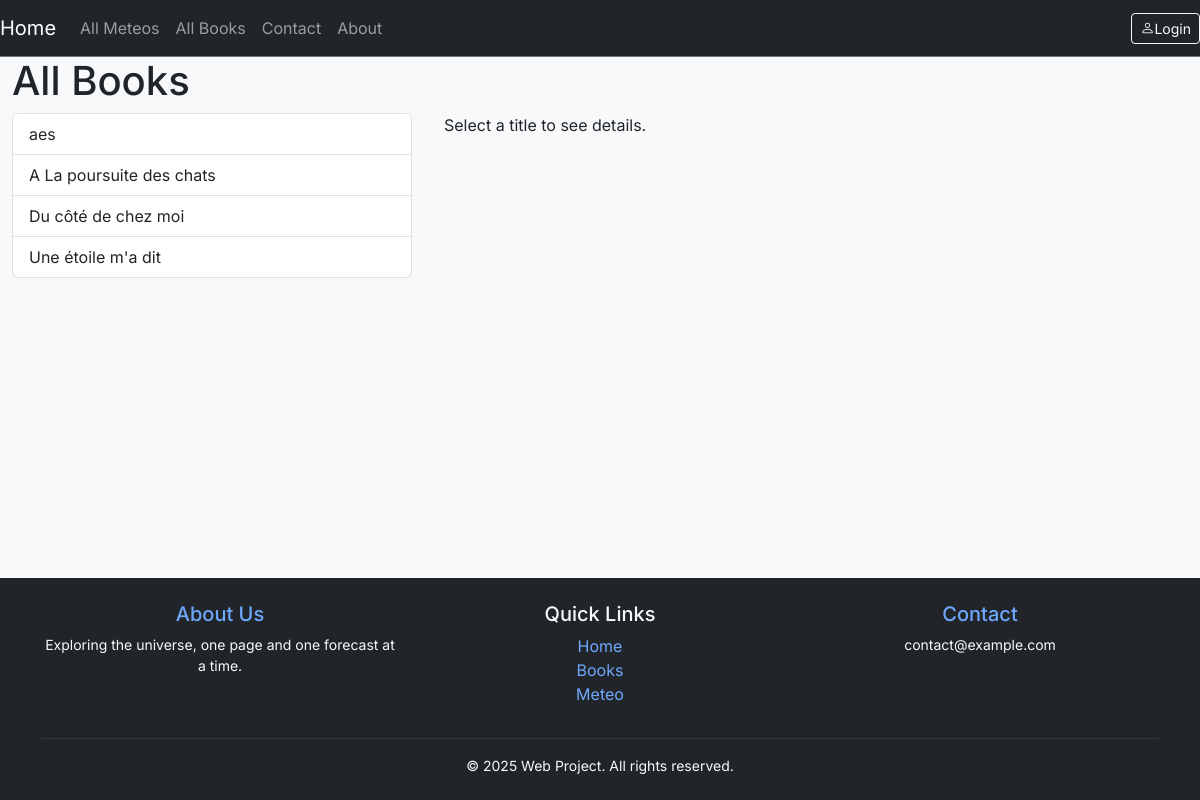
Page /book/ on the earlier database version.
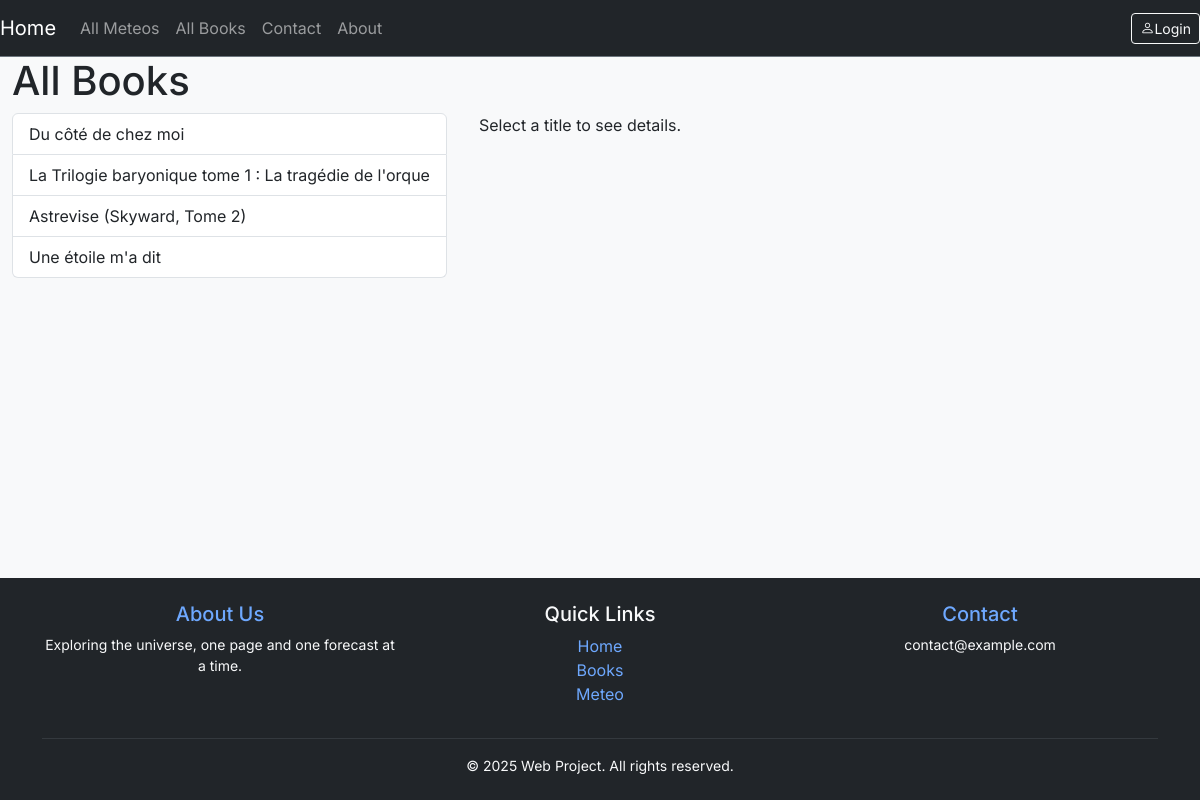
Same page on the later database version.
### book/models.py (models this page shows, shortened)
class BookItem(models.Model):
    user = models.ForeignKey(User, default=1, null=True, on_delete=models.SET_NULL,related_name='book')
    author = models.ForeignKey(Author, null=True, blank=True, on_delete=models.SET_NULL, related_name='books')
    image = models.ImageField(upload_to="image/", blank=True, null=True,)
    title = models.CharField(max_length=144)
    slug = models.SlugField(unique=True)
    content = models.TextField(null=True, blank=True)
    publish_date = models.SmallIntegerField(null=True, blank=True, help_text="Year of publication")
    timestamp = models.DateTimeField(auto_now_add=True)
    updated = models.DateTimeField(auto_now=True)
    objects=BookManager()
    class Meta:
        ordering=['-publish_date', '-updated', '-timestamp']
    def get_absolute_url(self):
        return f"/book/{self.slug}"

### book/views.py (the view)
# urls.py: path('book/', views.list, name='list'),
def list(request):
    queryset=BookItem.objects.all()
    template='book/list.html'
    context ={"title":'All Books', "object_list": queryset}
    return render(request,template, context)

### book/models.py (called while the page is built)
    def get_queryset(self):
        return BookQuerySet(self.model, using=self._db)

    def __str__(self):
        return self.name

### book/templates/book/list.html (shortened to what this page needs)
{% extends "base.html" %}
{% block content %}
<H1>{{title}}</H1>
<div style="display: flex; gap: 2rem;">
  <div style="min-width: 400px;">
    <ul class="list-group">
      {% for item in object_list %}
        <li class="list-group-item book-title" data-book-id="{{ item.id }}" style="cursor:pointer;">
          {{ item.title }}
        </li>
      {% endfor %}
    </ul>
  </div>
  <div id="book-detail" style="flex:1;">
    <p>Select a title to see details.</p>
  </div>
</div>
{% endblock %}

Differences in the rows shown:
removed BookItem: title "aes"
removed BookItem: title "A La poursuite des chats"
added BookItem: title "La Trilogie baryonique tome 1 : La tragédie de l'orque"
added BookItem: title "Astrevise (Skyward, Tome 2)"
